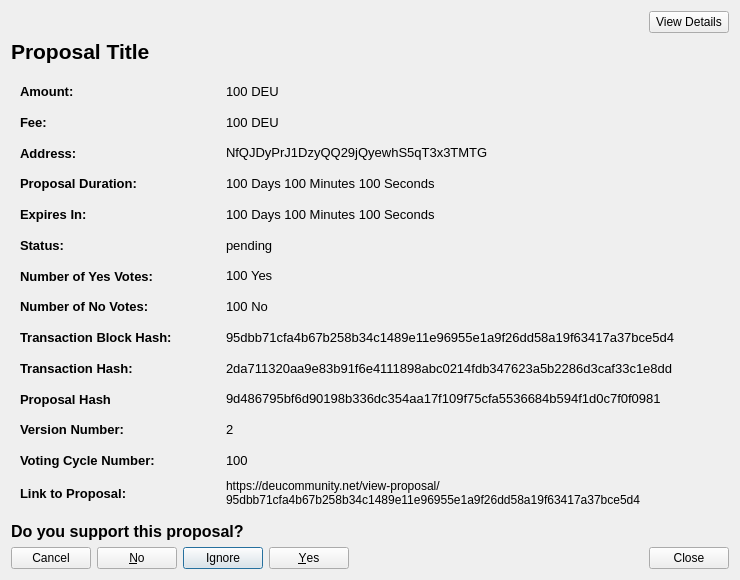
<?xml version="1.0" encoding="UTF-8"?>
<ui version="4.0">
 <class>CommunityFundDisplayDetailed</class>
 <widget class="QWidget" name="CommunityFundDisplayDetailed">
  <property name="geometry">
   <rect>
    <x>0</x>
    <y>0</y>
    <width>740</width>
    <height>580</height>
   </rect>
  </property>
  <property name="sizePolicy">
   <sizepolicy hsizetype="Preferred" vsizetype="MinimumExpanding">
    <horstretch>0</horstretch>
    <verstretch>0</verstretch>
   </sizepolicy>
  </property>
  <property name="minimumSize">
   <size>
    <width>740</width>
    <height>300</height>
   </size>
  </property>
  <property name="windowTitle">
   <string>Proposal Details</string>
  </property>
  <layout class="QVBoxLayout" name="verticalLayout_3">
   <item>
    <layout class="QHBoxLayout" name="horizontalLayout_2">
     <item>
      <spacer name="horizontalSpacer">
       <property name="orientation">
        <enum>Qt::Horizontal</enum>
       </property>
       <property name="sizeHint" stdset="0">
        <size>
         <width>40</width>
         <height>20</height>
        </size>
       </property>
      </spacer>
     </item>
     <item>
      <widget class="QPushButton" name="detailsBtn">
       <property name="text">
        <string>View Details</string>
       </property>
      </widget>
     </item>
    </layout>
   </item>
   <item>
    <widget class="QLabel" name="labelProposalTitle">
     <property name="sizePolicy">
      <sizepolicy hsizetype="Preferred" vsizetype="Minimum">
       <horstretch>0</horstretch>
       <verstretch>0</verstretch>
      </sizepolicy>
     </property>
     <property name="maximumSize">
      <size>
       <width>16777215</width>
       <height>500</height>
      </size>
     </property>
     <property name="font">
      <font>
       <pointsize>16</pointsize>
       <weight>75</weight>
       <bold>true</bold>
      </font>
     </property>
     <property name="text">
      <string>Proposal Title</string>
     </property>
     <property name="wordWrap">
      <bool>true</bool>
     </property>
     <property name="openExternalLinks">
      <bool>false</bool>
     </property>
    </widget>
   </item>
   <item>
    <widget class="QWidget" name="detailsWidget" native="true">
     <property name="sizePolicy">
      <sizepolicy hsizetype="Preferred" vsizetype="MinimumExpanding">
       <horstretch>0</horstretch>
       <verstretch>0</verstretch>
      </sizepolicy>
     </property>
     <layout class="QVBoxLayout" name="verticalLayout_2">
      <item>
       <layout class="QHBoxLayout" name="horizontalLayoutAmount">
        <item>
         <widget class="QLabel" name="labelAmountTitle">
          <property name="sizePolicy">
           <sizepolicy hsizetype="Fixed" vsizetype="Preferred">
            <horstretch>0</horstretch>
            <verstretch>0</verstretch>
           </sizepolicy>
          </property>
          <property name="minimumSize">
           <size>
            <width>200</width>
            <height>0</height>
           </size>
          </property>
          <property name="font">
           <font>
            <pointsize>10</pointsize>
            <weight>75</weight>
            <bold>true</bold>
           </font>
          </property>
          <property name="text">
           <string>Amount:</string>
          </property>
          <property name="textInteractionFlags">
           <set>Qt::NoTextInteraction</set>
          </property>
         </widget>
        </item>
        <item>
         <widget class="QLabel" name="labelAmount">
          <property name="font">
           <font>
            <pointsize>10</pointsize>
           </font>
          </property>
          <property name="text">
           <string>100 DEU</string>
          </property>
          <property name="textInteractionFlags">
           <set>Qt::TextSelectableByMouse</set>
          </property>
         </widget>
        </item>
       </layout>
      </item>
      <item>
       <layout class="QHBoxLayout" name="horizontalLayoutFee">
        <item>
         <widget class="QLabel" name="labelFeeTitle">
          <property name="sizePolicy">
           <sizepolicy hsizetype="Fixed" vsizetype="Preferred">
            <horstretch>0</horstretch>
            <verstretch>0</verstretch>
           </sizepolicy>
          </property>
          <property name="minimumSize">
           <size>
            <width>200</width>
            <height>0</height>
           </size>
          </property>
          <property name="font">
           <font>
            <pointsize>10</pointsize>
            <weight>75</weight>
            <bold>true</bold>
           </font>
          </property>
          <property name="text">
           <string>Fee:</string>
          </property>
          <property name="textInteractionFlags">
           <set>Qt::NoTextInteraction</set>
          </property>
         </widget>
        </item>
        <item>
         <widget class="QLabel" name="labelFee">
          <property name="font">
           <font>
            <pointsize>10</pointsize>
           </font>
          </property>
          <property name="text">
           <string>100 DEU</string>
          </property>
          <property name="textInteractionFlags">
           <set>Qt::TextSelectableByMouse</set>
          </property>
         </widget>
        </item>
       </layout>
      </item>
      <item>
       <layout class="QHBoxLayout" name="horizontalLayoutAddress">
        <item>
         <widget class="QLabel" name="labelAddressTitle">
          <property name="sizePolicy">
           <sizepolicy hsizetype="Fixed" vsizetype="Preferred">
            <horstretch>0</horstretch>
            <verstretch>0</verstretch>
           </sizepolicy>
          </property>
          <property name="minimumSize">
           <size>
            <width>200</width>
            <height>0</height>
           </size>
          </property>
          <property name="font">
           <font>
            <pointsize>10</pointsize>
            <weight>75</weight>
            <bold>true</bold>
           </font>
          </property>
          <property name="text">
           <string>Address:</string>
          </property>
          <property name="textInteractionFlags">
           <set>Qt::NoTextInteraction</set>
          </property>
         </widget>
        </item>
        <item>
         <widget class="QLabel" name="labelAddress">
          <property name="font">
           <font>
            <pointsize>10</pointsize>
           </font>
          </property>
          <property name="text">
           <string>NfQJDyPrJ1DzyQQ29jQyewhS5qT3x3TMTG</string>
          </property>
          <property name="textInteractionFlags">
           <set>Qt::TextSelectableByMouse</set>
          </property>
         </widget>
        </item>
       </layout>
      </item>
      <item>
       <layout class="QHBoxLayout" name="horizontalLayoutDeadline">
        <item>
         <widget class="QLabel" name="labelDeadlineTitle">
          <property name="sizePolicy">
           <sizepolicy hsizetype="Fixed" vsizetype="Preferred">
            <horstretch>0</horstretch>
            <verstretch>0</verstretch>
           </sizepolicy>
          </property>
          <property name="minimumSize">
           <size>
            <width>200</width>
            <height>0</height>
           </size>
          </property>
          <property name="font">
           <font>
            <pointsize>10</pointsize>
            <weight>75</weight>
            <bold>true</bold>
           </font>
          </property>
          <property name="text">
           <string>Proposal Duration:</string>
          </property>
          <property name="textInteractionFlags">
           <set>Qt::NoTextInteraction</set>
          </property>
         </widget>
        </item>
        <item>
         <widget class="QLabel" name="labelDeadline">
          <property name="font">
           <font>
            <pointsize>10</pointsize>
           </font>
          </property>
          <property name="text">
           <string>100 Days 100 Minutes 100 Seconds</string>
          </property>
          <property name="textInteractionFlags">
           <set>Qt::TextSelectableByMouse</set>
          </property>
         </widget>
        </item>
       </layout>
      </item>
      <item>
       <layout class="QHBoxLayout" name="horizontalLayoutExpiresIn">
        <item>
         <widget class="QLabel" name="labelExpiresInTitle">
          <property name="sizePolicy">
           <sizepolicy hsizetype="Fixed" vsizetype="Preferred">
            <horstretch>0</horstretch>
            <verstretch>0</verstretch>
           </sizepolicy>
          </property>
          <property name="minimumSize">
           <size>
            <width>200</width>
            <height>0</height>
           </size>
          </property>
          <property name="font">
           <font>
            <pointsize>10</pointsize>
            <weight>75</weight>
            <bold>true</bold>
           </font>
          </property>
          <property name="text">
           <string>Expires In:</string>
          </property>
          <property name="textInteractionFlags">
           <set>Qt::NoTextInteraction</set>
          </property>
         </widget>
        </item>
        <item>
         <widget class="QLabel" name="labelExpiresIn">
          <property name="font">
           <font>
            <pointsize>10</pointsize>
           </font>
          </property>
          <property name="text">
           <string>100 Days 100 Minutes 100 Seconds</string>
          </property>
          <property name="textInteractionFlags">
           <set>Qt::TextSelectableByMouse</set>
          </property>
         </widget>
        </item>
       </layout>
      </item>
      <item>
       <layout class="QHBoxLayout" name="horizontalLayoutStatus">
        <item>
         <widget class="QLabel" name="labelStatusTitle">
          <property name="sizePolicy">
           <sizepolicy hsizetype="Fixed" vsizetype="Preferred">
            <horstretch>0</horstretch>
            <verstretch>0</verstretch>
           </sizepolicy>
          </property>
          <property name="minimumSize">
           <size>
            <width>200</width>
            <height>0</height>
           </size>
          </property>
          <property name="font">
           <font>
            <pointsize>10</pointsize>
            <weight>75</weight>
            <bold>true</bold>
           </font>
          </property>
          <property name="text">
           <string>Status:</string>
          </property>
          <property name="textInteractionFlags">
           <set>Qt::NoTextInteraction</set>
          </property>
         </widget>
        </item>
        <item>
         <widget class="QLabel" name="labelStatus">
          <property name="font">
           <font>
            <pointsize>10</pointsize>
           </font>
          </property>
          <property name="text">
           <string>pending</string>
          </property>
          <property name="textInteractionFlags">
           <set>Qt::TextSelectableByMouse</set>
          </property>
         </widget>
        </item>
       </layout>
      </item>
      <item>
       <layout class="QHBoxLayout" name="horizontalLayoutNumberYesVotes">
        <item>
         <widget class="QLabel" name="labelNumberOfYesVotesTitle">
          <property name="sizePolicy">
           <sizepolicy hsizetype="Fixed" vsizetype="Preferred">
            <horstretch>0</horstretch>
            <verstretch>0</verstretch>
           </sizepolicy>
          </property>
          <property name="minimumSize">
           <size>
            <width>200</width>
            <height>0</height>
           </size>
          </property>
          <property name="font">
           <font>
            <pointsize>10</pointsize>
            <weight>75</weight>
            <bold>true</bold>
           </font>
          </property>
          <property name="text">
           <string>Number of Yes Votes:</string>
          </property>
          <property name="textInteractionFlags">
           <set>Qt::NoTextInteraction</set>
          </property>
         </widget>
        </item>
        <item>
         <widget class="QLabel" name="labelNumberOfYesVotes">
          <property name="font">
           <font>
            <pointsize>10</pointsize>
           </font>
          </property>
          <property name="text">
           <string>100 Yes</string>
          </property>
          <property name="textInteractionFlags">
           <set>Qt::TextSelectableByMouse</set>
          </property>
         </widget>
        </item>
       </layout>
      </item>
      <item>
       <layout class="QHBoxLayout" name="horizontalLayoutNumberNoVotes">
        <item>
         <widget class="QLabel" name="labelNumberOfNoVotesTitle">
          <property name="sizePolicy">
           <sizepolicy hsizetype="Fixed" vsizetype="Preferred">
            <horstretch>0</horstretch>
            <verstretch>0</verstretch>
           </sizepolicy>
          </property>
          <property name="minimumSize">
           <size>
            <width>200</width>
            <height>0</height>
           </size>
          </property>
          <property name="font">
           <font>
            <pointsize>10</pointsize>
            <weight>75</weight>
            <bold>true</bold>
           </font>
          </property>
          <property name="text">
           <string>Number of No Votes:</string>
          </property>
          <property name="textInteractionFlags">
           <set>Qt::NoTextInteraction</set>
          </property>
         </widget>
        </item>
        <item>
         <widget class="QLabel" name="labelNumberOfNoVotes">
          <property name="font">
           <font>
            <pointsize>10</pointsize>
           </font>
          </property>
          <property name="text">
           <string>100 No</string>
          </property>
          <property name="textInteractionFlags">
           <set>Qt::TextSelectableByMouse</set>
          </property>
         </widget>
        </item>
       </layout>
      </item>
      <item>
       <layout class="QHBoxLayout" name="horizontalLayoutTransactionBlockHash">
        <item>
         <widget class="QLabel" name="labelTransactionBlockHashTitle">
          <property name="sizePolicy">
           <sizepolicy hsizetype="Fixed" vsizetype="Preferred">
            <horstretch>0</horstretch>
            <verstretch>0</verstretch>
           </sizepolicy>
          </property>
          <property name="minimumSize">
           <size>
            <width>200</width>
            <height>0</height>
           </size>
          </property>
          <property name="font">
           <font>
            <pointsize>10</pointsize>
            <weight>75</weight>
            <bold>true</bold>
           </font>
          </property>
          <property name="text">
           <string>Transaction Block Hash:</string>
          </property>
          <property name="textInteractionFlags">
           <set>Qt::NoTextInteraction</set>
          </property>
         </widget>
        </item>
        <item>
         <widget class="QLabel" name="labelTransactionBlockHash">
          <property name="font">
           <font>
            <pointsize>10</pointsize>
           </font>
          </property>
          <property name="text">
           <string>95dbb71cfa4b67b258b34c1489e11e96955e1a9f26dd58a19f63417a37bce5d4</string>
          </property>
          <property name="textInteractionFlags">
           <set>Qt::TextSelectableByMouse</set>
          </property>
         </widget>
        </item>
       </layout>
      </item>
      <item>
       <layout class="QHBoxLayout" name="horizontalLayoutTransactionHash">
        <item>
         <widget class="QLabel" name="labelTransactionHashTitle">
          <property name="sizePolicy">
           <sizepolicy hsizetype="Fixed" vsizetype="Preferred">
            <horstretch>0</horstretch>
            <verstretch>0</verstretch>
           </sizepolicy>
          </property>
          <property name="minimumSize">
           <size>
            <width>200</width>
            <height>0</height>
           </size>
          </property>
          <property name="font">
           <font>
            <pointsize>10</pointsize>
            <weight>75</weight>
            <bold>true</bold>
           </font>
          </property>
          <property name="text">
           <string>Transaction Hash:</string>
          </property>
          <property name="textInteractionFlags">
           <set>Qt::NoTextInteraction</set>
          </property>
         </widget>
        </item>
        <item>
         <widget class="QLabel" name="labelTransactionHash">
          <property name="font">
           <font>
            <pointsize>10</pointsize>
           </font>
          </property>
          <property name="text">
           <string>2da711320aa9e83b91f6e4111898abc0214fdb347623a5b2286d3caf33c1e8dd</string>
          </property>
          <property name="textInteractionFlags">
           <set>Qt::TextSelectableByMouse</set>
          </property>
         </widget>
        </item>
       </layout>
      </item>
      <item>
       <layout class="QHBoxLayout" name="horizontalLayout">
        <property name="topMargin">
         <number>0</number>
        </property>
        <item>
         <widget class="QLabel" name="labelProposalHashTitle">
          <property name="sizePolicy">
           <sizepolicy hsizetype="Minimum" vsizetype="Preferred">
            <horstretch>0</horstretch>
            <verstretch>0</verstretch>
           </sizepolicy>
          </property>
          <property name="minimumSize">
           <size>
            <width>200</width>
            <height>0</height>
           </size>
          </property>
          <property name="maximumSize">
           <size>
            <width>200</width>
            <height>16777215</height>
           </size>
          </property>
          <property name="font">
           <font>
            <pointsize>10</pointsize>
            <weight>75</weight>
            <bold>true</bold>
           </font>
          </property>
          <property name="text">
           <string>Proposal Hash</string>
          </property>
         </widget>
        </item>
        <item>
         <widget class="QLabel" name="labelProposalHash">
          <property name="font">
           <font>
            <pointsize>10</pointsize>
           </font>
          </property>
          <property name="text">
           <string>9d486795bf6d90198b336dc354aa17f109f75cfa5536684b594f1d0c7f0f0981</string>
          </property>
          <property name="textInteractionFlags">
           <set>Qt::TextSelectableByMouse</set>
          </property>
         </widget>
        </item>
       </layout>
      </item>
      <item>
       <layout class="QHBoxLayout" name="horizontalLayoutVersionNumber">
        <item>
         <widget class="QLabel" name="labelVersionNumberTitle">
          <property name="sizePolicy">
           <sizepolicy hsizetype="Fixed" vsizetype="Preferred">
            <horstretch>0</horstretch>
            <verstretch>0</verstretch>
           </sizepolicy>
          </property>
          <property name="minimumSize">
           <size>
            <width>200</width>
            <height>0</height>
           </size>
          </property>
          <property name="font">
           <font>
            <pointsize>10</pointsize>
            <weight>75</weight>
            <bold>true</bold>
           </font>
          </property>
          <property name="text">
           <string>Version Number:</string>
          </property>
          <property name="textInteractionFlags">
           <set>Qt::NoTextInteraction</set>
          </property>
         </widget>
        </item>
        <item>
         <widget class="QLabel" name="labelVersionNumber">
          <property name="font">
           <font>
            <pointsize>10</pointsize>
           </font>
          </property>
          <property name="text">
           <string>2</string>
          </property>
          <property name="textInteractionFlags">
           <set>Qt::TextSelectableByMouse</set>
          </property>
         </widget>
        </item>
       </layout>
      </item>
      <item>
       <layout class="QHBoxLayout" name="horizontalLayoutVotingCycleNumber">
        <item>
         <widget class="QLabel" name="labelVOtingCycleNumberTitle">
          <property name="sizePolicy">
           <sizepolicy hsizetype="Fixed" vsizetype="Preferred">
            <horstretch>0</horstretch>
            <verstretch>0</verstretch>
           </sizepolicy>
          </property>
          <property name="minimumSize">
           <size>
            <width>200</width>
            <height>0</height>
           </size>
          </property>
          <property name="font">
           <font>
            <pointsize>10</pointsize>
            <weight>75</weight>
            <bold>true</bold>
           </font>
          </property>
          <property name="text">
           <string>Voting Cycle Number:</string>
          </property>
          <property name="textInteractionFlags">
           <set>Qt::NoTextInteraction</set>
          </property>
         </widget>
        </item>
        <item>
         <widget class="QLabel" name="labelVotingCycleNumber">
          <property name="font">
           <font>
            <pointsize>10</pointsize>
           </font>
          </property>
          <property name="text">
           <string>100</string>
          </property>
          <property name="textInteractionFlags">
           <set>Qt::TextSelectableByMouse</set>
          </property>
         </widget>
        </item>
       </layout>
      </item>
      <item>
       <layout class="QHBoxLayout" name="horizontalLayoutLinkToProposal">
        <item>
         <widget class="QLabel" name="labelLinkToProposalTitle">
          <property name="sizePolicy">
           <sizepolicy hsizetype="Fixed" vsizetype="Preferred">
            <horstretch>0</horstretch>
            <verstretch>0</verstretch>
           </sizepolicy>
          </property>
          <property name="minimumSize">
           <size>
            <width>200</width>
            <height>0</height>
           </size>
          </property>
          <property name="font">
           <font>
            <pointsize>10</pointsize>
            <weight>75</weight>
            <bold>true</bold>
           </font>
          </property>
          <property name="text">
           <string>Link to Proposal:</string>
          </property>
          <property name="textInteractionFlags">
           <set>Qt::NoTextInteraction</set>
          </property>
         </widget>
        </item>
        <item>
         <widget class="QLabel" name="labelLinkToProposal">
          <property name="text">
           <string>https://deucommunity.net/view-proposal/95dbb71cfa4b67b258b34c1489e11e96955e1a9f26dd58a19f63417a37bce5d4</string>
          </property>
          <property name="wordWrap">
           <bool>true</bool>
          </property>
          <property name="openExternalLinks">
           <bool>true</bool>
          </property>
          <property name="textInteractionFlags">
           <set>Qt::TextBrowserInteraction</set>
          </property>
         </widget>
        </item>
       </layout>
      </item>
     </layout>
    </widget>
   </item>
   <item>
    <widget class="QLabel" name="label">
     <property name="font">
      <font>
       <pointsize>12</pointsize>
       <weight>75</weight>
       <bold>true</bold>
      </font>
     </property>
     <property name="text">
      <string>Do you support this proposal?</string>
     </property>
    </widget>
   </item>
   <item>
    <layout class="QHBoxLayout" name="horizontalLayoutButtons">
     <item>
      <widget class="QDialogButtonBox" name="buttonBoxYesNoVote">
       <property name="layoutDirection">
        <enum>Qt::RightToLeft</enum>
       </property>
       <property name="standardButtons">
        <set>QDialogButtonBox::Cancel|QDialogButtonBox::Ignore|QDialogButtonBox::No|QDialogButtonBox::Yes</set>
       </property>
      </widget>
     </item>
     <item>
      <spacer name="horizontalSpacerButtons">
       <property name="orientation">
        <enum>Qt::Horizontal</enum>
       </property>
       <property name="sizeHint" stdset="0">
        <size>
         <width>40</width>
         <height>20</height>
        </size>
       </property>
      </spacer>
     </item>
     <item>
      <widget class="QPushButton" name="pushButtonClose">
       <property name="text">
        <string>Close</string>
       </property>
      </widget>
     </item>
    </layout>
   </item>
  </layout>
 </widget>
 <resources/>
 <connections/>
</ui>
